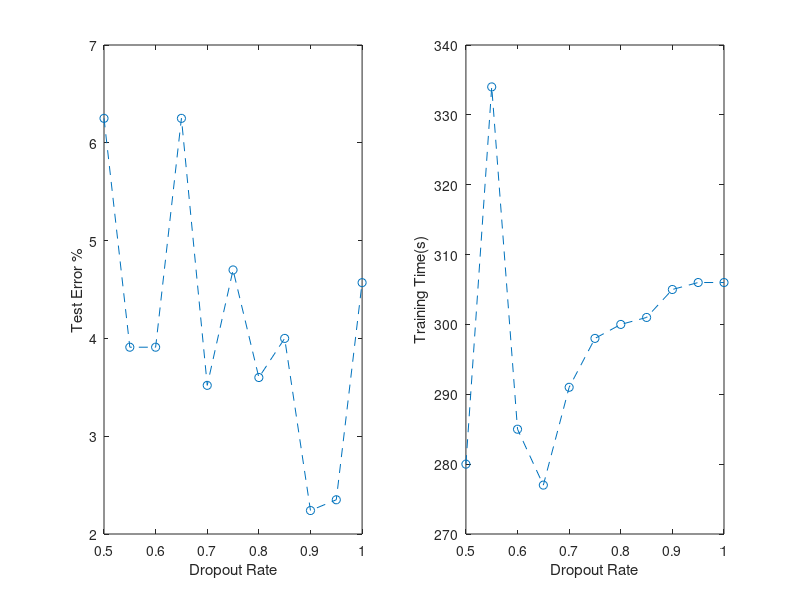

Source code (MATLAB): (Note: this script raises an error after producing the figure.)
%% CNN Plots

%% filter_size 2-15

filter_vec= 2:15;
acc_vec= [89.06 92.97 96.09 94.53 96.09 97.26 96.48 95.7 97.26 96.8 96.88 97.66 95.7 97.2];
t_vec=[239 260 263 275 291 316 327 364 391 440 462 523 570 619];

subplot(1,2,1)
plot(filter_vec, 100-acc_vec, 'o--')
xlabel('Filter Size')
ylabel('Test Error %')
subplot(1,2,2)
plot(filter_vec, t_vec, 'o--')
xlabel('Filter Size')
ylabel('Training Time')

%% Dropout Rate 

do_rate= linspace(.5,1, 11);

do_acc=[93.75 96.09 96.09 93.75 96.48 95.3 96.4 96.0 97.76 97.65 95.43];
do_time=[280 334 285 277 291 298 300 301 305 306 306];

subplot(1,2,1)
plot(do_rate, 100-do_acc, 'o--')
xlabel('Dropout Rate')
ylabel('Test Error %')
subplot(1,2,2)
plot(do_rate,do_time, 'o--')
xlabel('Dropout Rate')
ylabel('Training Time(s)')
%%

acc=[96.9 98.0 95.7 90.6 91.4 93.8 87.9; 96.9 96.1 97.7 90.2 90.2 93.8 86.7; 94.9 95.7 95.3 85.5 92.6 93.4 90.6; 96.9 98.0 95.7 90.6 91.4 93.8 87.9; 96.9 96.1 97.7 90.2 90.2 93.7 86.7; 94.9 95.7 95.3 85.5 92.3 93.4 90.6; 13.7 96.1 96.9 88.3 89.5 94.1 91.0; 13.7 95.7 96.5 91.8 90.6 93.4 91.4; 5 95.3 95.7 88.7 91.0 93.0 91.0; 12 95.7 96.5 89.8 93.8 93.0 90.6; 10.9 96.5 96.5 86.3 94.4 93.4 90.2; 8 95.7 96.5 89.1 91.0 93.0 91.4; 12 95.3 96.1 88.3 87.1 93.0 91.8; 5 98.4 96.9 87.5 93.0 91.0 90.2; 13 96.9 94.1 90.2 90.6 93.3 89.5; 8 94.9 96.9 84.8 91.8 94.2 92.3; 8 97.2 97.3 87.9 90.2 93.0 88.3; 8 95.4 94.1 89.8 92.2 92.2 87.5; 7 96.5 93.8 87.5 87.5 91.8 89.5];
lenet1= acc(:,1);
lenet4= acc(:,2);
lenet5= acc(:,3); 
threelayerfewer= acc(:,4);
threelayermore= acc(:, 5);
twolayer1000= [acc(:,6)];
%%
max(lenet1) 
var(lenet1)
max(lenet4)
max(lenet5)
max(threelayerfewer)
max(threelayermore)
max(twolayer1000)

%%


array=[256            500 1000 2000  4000 5000 10000 20000 30000 40000 50000 55000]; 
LENET5percent= [90.6 95.3 95.3 94.5 96.01 95.1 95.1  95.3  95.3   97.2 96.8  97.5];
%plot(array, 100-LENET5percent, '-o')
%hold on 
f = fit(array',100-LENET5percent','exp1')
plot(f,array,100-LENET5percent)
hold on 
array= [ 256 500 1000 2000 4000 5000      10000 20000 30000 40000 50000 55000] ;
LENET1per= [ 89.1 91.4 92.2 94.1 94.1 95.3 93.0 94.5 93.8 93.8 94.8  94.9];   
%plot(array, 100-LENET1per, '-o')
f = fit(array',100-LENET1per','exp1')
%semilogx(array, f(array))
%hold on 
plot(f,array,100-LENET1per)

%semilogx(array,100-LENET1per)
